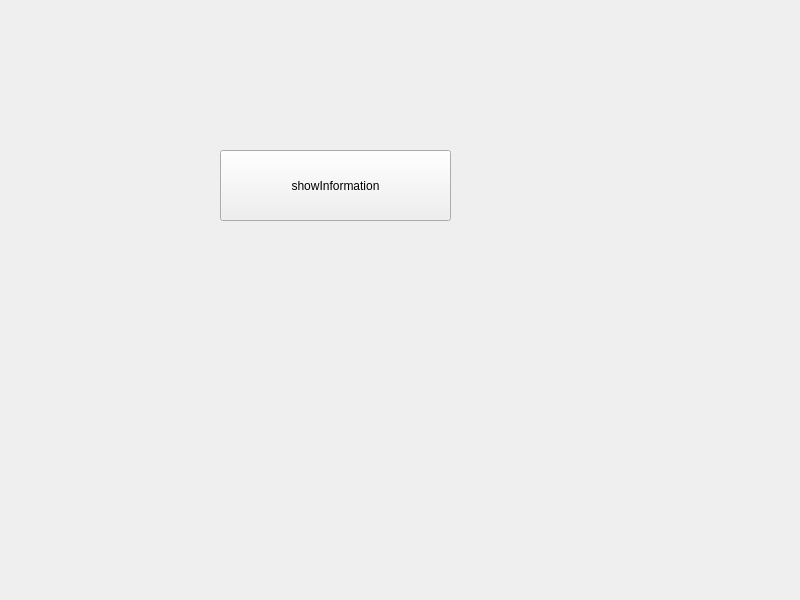
<?xml version="1.0" encoding="UTF-8"?>
<ui version="4.0">
 <class>Widget</class>
 <widget class="QWidget" name="Widget">
  <property name="geometry">
   <rect>
    <x>0</x>
    <y>0</y>
    <width>800</width>
    <height>600</height>
   </rect>
  </property>
  <property name="windowTitle">
   <string>Widget</string>
  </property>
  <widget class="QPushButton" name="showInfoButton">
   <property name="geometry">
    <rect>
     <x>220</x>
     <y>150</y>
     <width>231</width>
     <height>71</height>
    </rect>
   </property>
   <property name="text">
    <string>showInformation</string>
   </property>
  </widget>
 </widget>
 <resources/>
 <connections/>
</ui>
